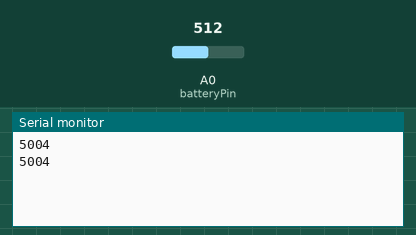
The sketch below on a simulated Arduino Uno, built with avr-gcc and run on an emulated ATmega328P. On the bench: the last lines printed to the serial monitor. The test bench sets the inputs (shaded band); at power-on: A0 (batteryPin) = 512.

Above: at 1.8 s.
1.9 s: A0 (batteryPin) set to 716
At 2.8 s:
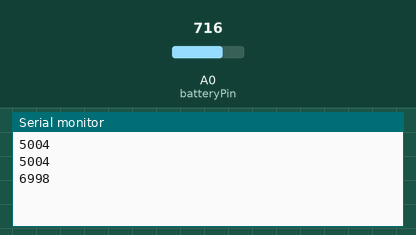
3.4 s: A0 (batteryPin) set to 900
At 4.7 s:
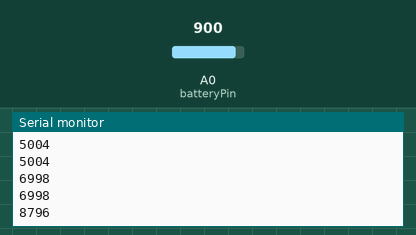
Timing chart, 0 to 6.4 s (numbered marks = the images above; inputs shaded):
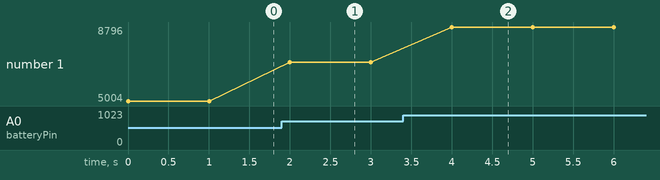

The sketch:

monitor_voltage_greater_than_5_volts.ino
```cpp
// monitor_voltage_greater_than_5_volts.ino
// an arduino can not directly measure a voltage greater tha 5 volts. this example will
// demonstrate how to monitor voltages grater than 5 volts.

const int batteryPin = 0;
const long referenceVoltage = 5000;

// multiplier defines maximum measurable voltage in multiples of reference voltage;
// vm = vd*multiplier
// where vm = measured voltage, vd = detected voltage
const int multiplier = 2;

void setup() {
  Serial.begin(9600);
}

void loop() {
  long anaVal = analogRead(batteryPin)*referenceVoltage;
  long vd = anaVal/1023;
  long vm = vd*multiplier;
  Serial.println(vm);
  delay(1000);
}
```

Measured:
- after the input at 1.9 s, the serial monitor: prints a new line after 0.10 s (image 1)
- after the input at 3.4 s, the serial monitor: prints a new line after 0.60 s (image 2)
- plotted number 1: 5004 → 6998 after the input at 1.9 s, 6998 → 8796 after the input at 3.4 s
